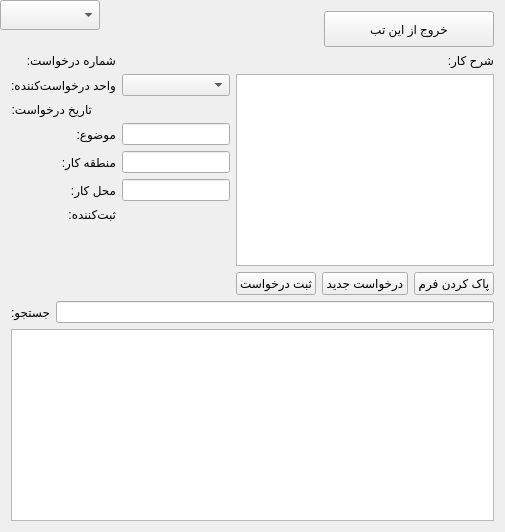
      <widget class="QWidget" name="tabKar">
       <attribute name="title">
        <string>درخواست کار</string>
       </attribute>
       <layout class="QVBoxLayout" name="verticalLayoutKar">
        <item alignment="Qt::AlignmentFlag::AlignRight">
         <widget class="QPushButton" name="btnBackHomeKar">
          <property name="minimumSize">
           <size>
            <width>170</width>
            <height>36</height>
           </size>
          </property>
          <property name="text">
           <string>خروج از این تب</string>
          </property>
         </widget>
        </item>
        <item>
         <layout class="QHBoxLayout" name="horizontalLayoutKarTop">
          <item>
           <layout class="QFormLayout" name="formLayoutKar">
            <property name="labelAlignment">
             <set>Qt::AlignmentFlag::AlignRight|Qt::AlignmentFlag::AlignTrailing|Qt::AlignmentFlag::AlignVCenter</set>
            </property>
            <item row="0" column="0">
             <widget class="QLabel" name="label_11">
              <property name="text">
               <string>شماره درخواست:</string>
              </property>
             </widget>
            </item>
            <item row="0" column="1">
             <widget class="QLabel" name="lblWonumber">
              <property name="text">
               <string />
              </property>
             </widget>
            </item>
            <item row="1" column="0">
             <widget class="QLabel" name="label_12">
              <property name="text">
               <string>واحد درخواست‌کننده:</string>
              </property>
             </widget>
            </item>
            <item row="1" column="1">
             <widget class="QComboBox" name="cmbVahed" />
            </item>
            <item row="2" column="0">
             <widget class="QLabel" name="label_13">
              <property name="text">
               <string>تاریخ درخواست:</string>
              </property>
             </widget>
            </item>
            <item row="3" column="1">
             <widget class="QLineEdit" name="dateTarikhdarkhast" />
            </item>
            <item row="3" column="0">
             <widget class="QLabel" name="label_15">
              <property name="text">
               <string>موضوع:</string>
              </property>
             </widget>
            </item>
            <item row="3" column="1">
             <widget class="QComboBox" name="cmbMozooe" />
            </item>
            <item row="4" column="0">
             <widget class="QLabel" name="label_16">
              <property name="text">
               <string>منطقه کار:</string>
              </property>
             </widget>
            </item>
            <item row="4" column="1">
             <widget class="QLineEdit" name="txtMahalkarf" />
            </item>
            <item row="5" column="0">
             <widget class="QLabel" name="label_17">
              <property name="text">
               <string>محل کار:</string>
              </property>
             </widget>
            </item>
            <item row="5" column="1">
             <widget class="QLineEdit" name="txtMahalkara" />
            </item>
            <item row="6" column="0">
             <widget class="QLabel" name="label_18">
              <property name="text">
               <string>ثبت‌کننده:</string>
              </property>
             </widget>
            </item>
            <item row="6" column="1">
             <widget class="QLabel" name="lblDarkhastkonande">
              <property name="text">
               <string />
              </property>
             </widget>
            </item>
           </layout>
          </item>
          <item>
           <layout class="QVBoxLayout" name="verticalLayoutSharh">
            <item>
             <widget class="QLabel" name="label_14">
              <property name="text">
               <string>شرح کار:</string>
              </property>
             </widget>
            </item>
            <item>
             <widget class="QPlainTextEdit" name="txtSharh" />
            </item>
            <item>
             <layout class="QHBoxLayout" name="horizontalLayoutKarButtons">
              <item>
               <widget class="QPushButton" name="btnSaveKar">
                <property name="text">
                 <string>ثبت درخواست</string>
                </property>
               </widget>
              </item>
              <item>
               <widget class="QPushButton" name="btnNewKar">
                <property name="text">
                 <string>درخواست جدید</string>
                </property>
               </widget>
              </item>
              <item>
               <widget class="QPushButton" name="btnClearKar">
                <property name="text">
                 <string>پاک کردن فرم</string>
                </property>
               </widget>
              </item>
             </layout>
            </item>
           </layout>
          </item>
         </layout>
        </item>
        <item>
         <layout class="QHBoxLayout" name="horizontalLayoutSearch">
          <item>
           <widget class="QLabel" name="lblSearch">
            <property name="text">
             <string>جستجو:</string>
            </property>
           </widget>
          </item>
          <item>
           <widget class="QLineEdit" name="txtSearchKar" />
          </item>
         </layout>
        </item>
        <item>
         <widget class="QTableWidget" name="tblKarList">
          <property name="sizePolicy">
           <sizepolicy hsizetype="Expanding" vsizetype="Expanding">
            <horstretch>0</horstretch>
            <verstretch>1</verstretch>
           </sizepolicy>
          </property>
         </widget>
        </item>
       </layout>
      </widget>
